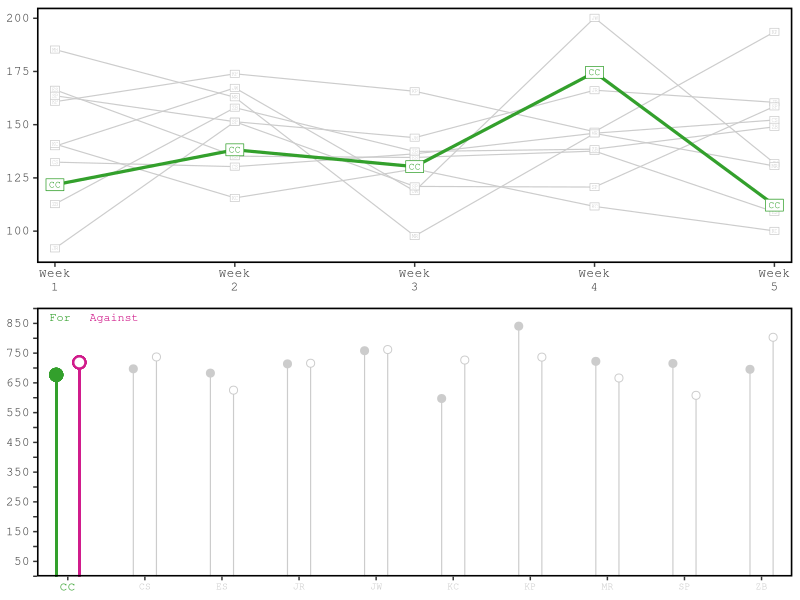
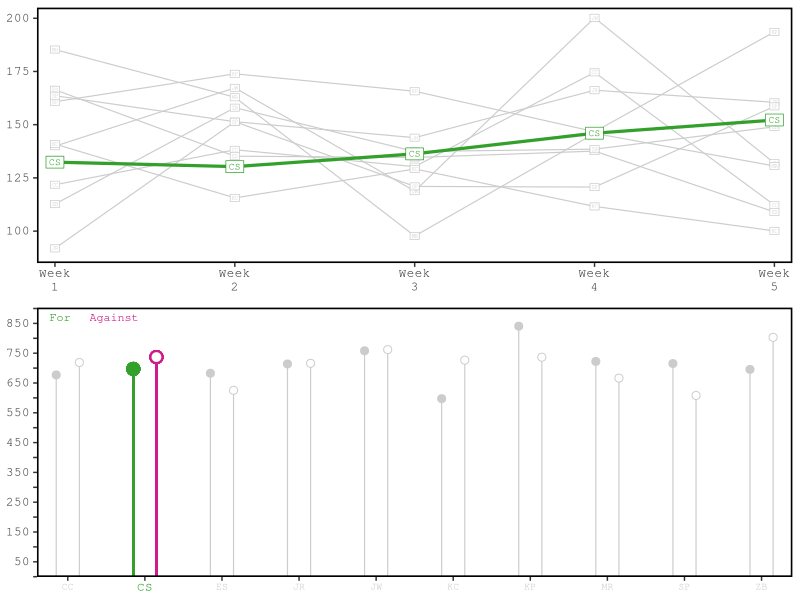
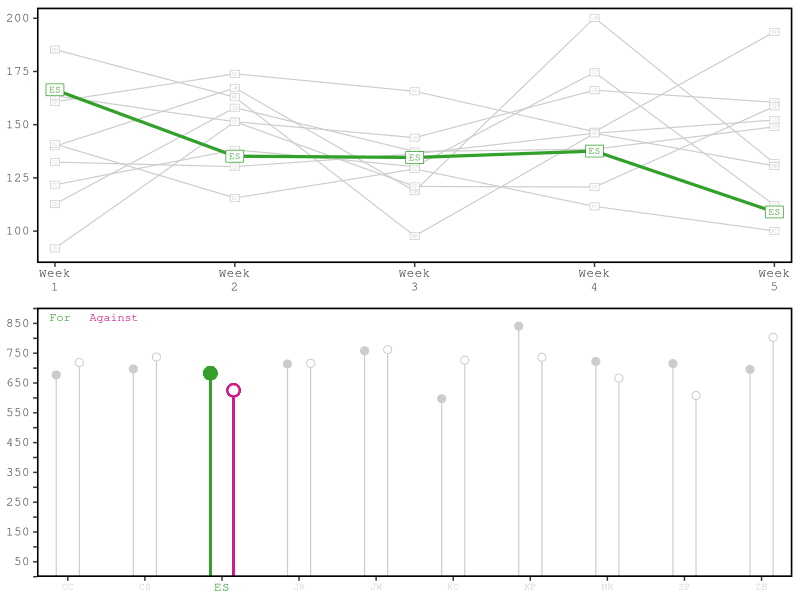
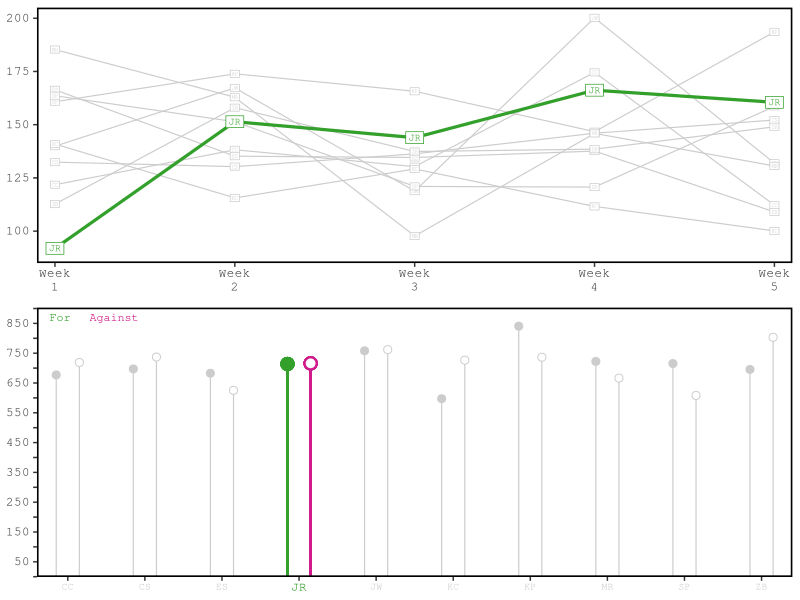
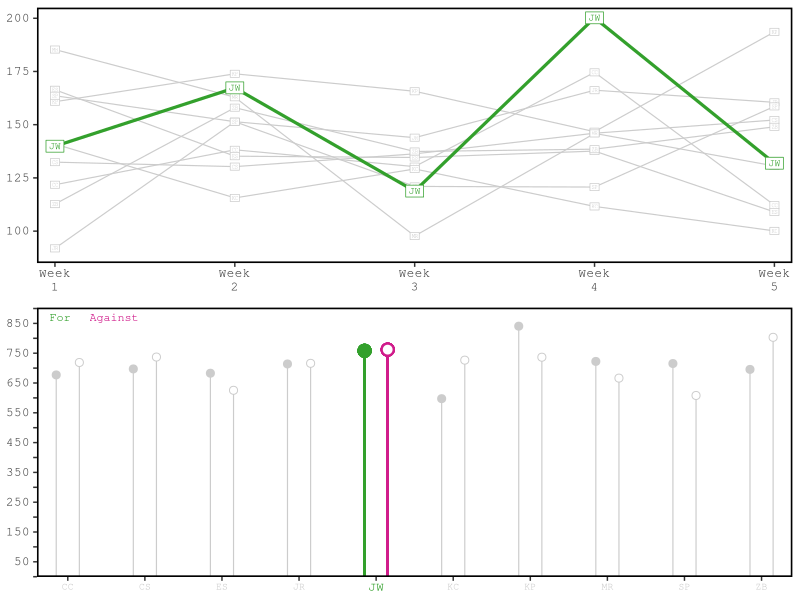
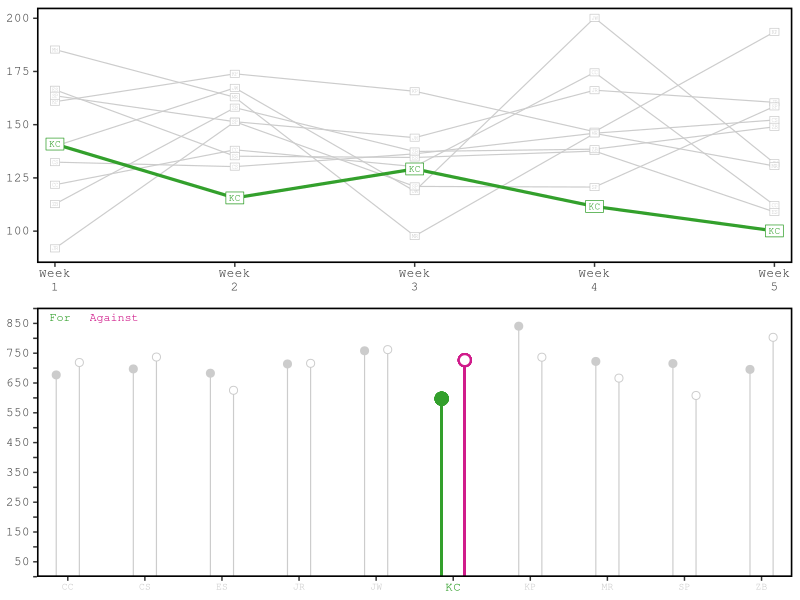
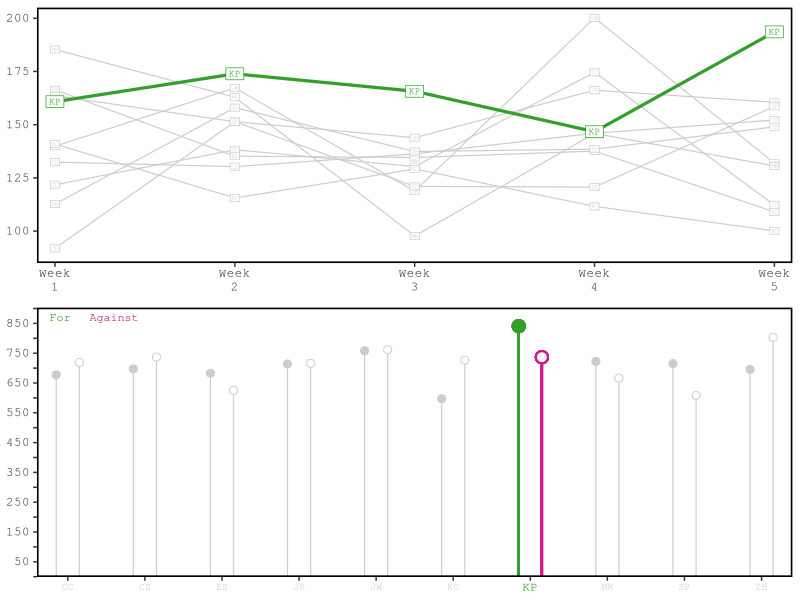
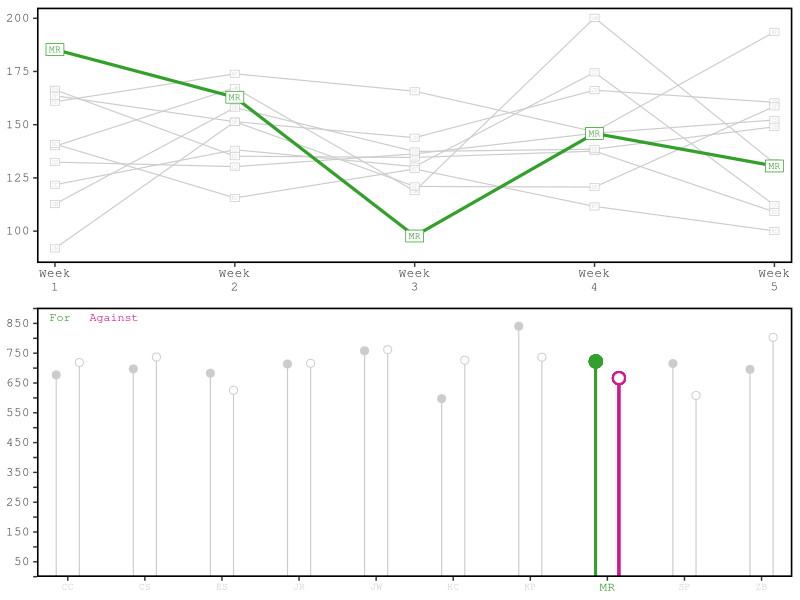

Reproduce these figures in R, in order. (Note: this script raises an error after producing the figures.)
# packages required for this file to 'Source'
# "ggplot2"
# "ggpubr"

#########################################
################ Fantasy ################
#########################################

# CC CS ES JR JW KC KP MR SP ZB

# universal - dynamic
week <- c(1,2,3,4,5)
line.x.labs <- c("Week\n1","Week\n2","Week\n3","Week\n4","Week\n5")
line.x.lims <- c(1,5)
line.x.brks <- c(1,2,3,4,5)
line.y.lims <- c(85, 205)
line.y.brks <- c(100, 125, 150, 175, 200)
lol.y.lims <- c(-1, 903)
lol.y.brks <- c(0, 50, 100, 150, 200, 250, 300, 350, 400, 450, 500, 550, 600, 650, 700, 750, 800, 850, 900)
lol.y.labs <- c("", "50", "", "150", "", "250", "", "350", "", "450", "", "550", "", "650", "", "750", "", "850", "")
lol.y.for <- 870
lol.y.agnst <- 870

# universal - static
teams <- c("CC", "CS", "ES", "JR", "JW", "KC", "KP", "MR", "SP", "ZB")

#
# CC
# Mr. Robinson
# create vectors for team-based data.frame
cc.team <- "CC"
cc.win <- c(0, 1, 0, 1, 0)
cc.loss <- c(1, 0, 1, 0, 1)

cc.pts <- c(121.8, 138.2, 130.3, 174.6, 112.2)
cc.bench.pts <- c(55, 60.1, 44, 59.5, 71.2)

cc.opp <- c("KC", "ES", "ZB", "KP", "SP")
cc.opp.pts <- c(140.9, 135.2, 137.4, 146.7, 158.6)
cc.bench.opp.pts <- c(52.9, 59.9, 53.3, 93.4, 51.8)

# create data.frame from the vectors
cc.team.df <- data.frame("Week"=week, "Team"=cc.team, "Win"=cc.win, "Loss"=cc.loss, "Points"=cc.pts,
                         "Bench.Points"=cc.bench.pts, "Opponent"=cc.opp, "Opp.Points"=cc.opp.pts,
                         "Opp.Bench.Points"=cc.bench.opp.pts)


#
# CS
# Matt Top Swartz Bottom
# create vectors for team-based data.frame
cs.team <- "CS"
cs.win <- c(0, 0, 0, 1, 1)
cs.loss <- c(1, 1, 1, 0, 0)

cs.pts <- c(132.4, 130.3, 136.3, 146, 152.2)
cs.bench.pts <- c(62, 48.2, 32.9, 75.7, 39.3)

cs.opp <- c("KP", "MR", "JR", "ES", "JW")
cs.opp.pts <- c(160.8, 162.9, 143.9, 137.6, 131.9)
cs.bench.opp.pts <- c(56.5, 31.4, 33.6, 60, 43.9)


# create data.frame from the vectors
cs.team.df <- data.frame("Week"=week, "Team"=cs.team, "Win"=cs.win, "Loss"=cs.loss, "Points"=cs.pts,
                         "Bench.Points"=cs.bench.pts, "Opponent"=cs.opp, "Opp.Points"=cs.opp.pts,
                         "Opp.Bench.Points"=cs.bench.opp.pts)

#
# ES
# If It Fitz It Ships
# create vectors for team-based data.frame
es.team <- "ES"
es.win <- c(1, 0, 1, 0, 0)
es.loss <- c(0, 1, 0, 1, 1)

es.pts <- c(166.4, 135.2, 134.6, 137.6, 109)
es.bench.pts <- c(37.9, 59.9, 61.9, 60, 45.3)

es.opp <- c("JR", "CC", "JW", "CS", "MR")
es.opp.pts <- c(91.9, 138.2, 118.8, 146, 130.6)
es.bench.opp.pts <- c(41.8, 60.1, 90.4, 75.7, 76.6)

# create data.frame from the vectors
es.team.df <- data.frame("Week"=week, "Team"=es.team, "Win"=es.win, "Loss"=es.loss, "Points"=es.pts,
                         "Bench.Points"=es.bench.pts, "Opponent"=es.opp, "Opp.Points"=es.opp.pts,
                         "Opp.Bench.Points"=es.bench.opp.pts)

#
# JR
# Kareem Pie
# create vectors for team-based data.frame
jr.team <- "JR"
jr.win <- c(0, 0, 1, 1, 1)
jr.loss <- c(1, 1, 0, 0, 0)

jr.pts <- c(91.9, 151.4, 143.9, 166.2, 160.5)
jr.bench.pts <- c(48.8, 62.5, 33.6, 42.1, 56.1)

jr.opp <- c("ES", "JW", "CS", "MR", "KC")
jr.opp.pts <- c(166.4, 167.3, 136.3, 145.9, 100.1)
jr.bench.opp.pts <- c(37.9, 71.2, 32.9, 42.3, 34.8)

# create data.frame from the vectors
jr.team.df <- data.frame("Week"=week, "Team"=jr.team, "Win"=jr.win, "Loss"=jr.loss, "Points"=jr.pts, 
                         "Bench.Points"=jr.bench.pts, "Opponent"=jr.opp, "Opp.Points"=jr.opp.pts,
                         "Opp.Bench.Points"=jr.bench.opp.pts)

#
# JW
# Team Lunesta
# create vectors for team-based data.frame
jw.team <- "JW"
jw.win <- c(0, 1, 0, 1, 0)
jw.loss <- c(1, 0, 1, 0, 1)

jw.pts <- c(139.9, 167.3, 118.8, 200.2, 131.9)
jw.bench.pts <- c(70.2, 71.2, 90.4, 93.7, 43.9)

jw.opp <- c("MR", "JR", "ES", "ZB", "CS")
jw.opp.pts <- c(185.3, 151.4, 134.6, 138.5, 152.2)
jw.bench.opp.pts <- c(35.2, 62.5, 61.9, 30.9, 39.3)

# create data.frame from the vectors
jw.team.df <- data.frame("Week"=week, "Team"=jw.team, "Win"=jw.win, "Loss"=jw.loss, "Points"=jw.pts,
                         "Bench.Points"=jw.bench.pts, "Opponent"=jw.opp, "Opp.Points"=jw.opp.pts,
                         "Opp.Bench.Points"=jw.bench.opp.pts)

#
# KC
# Mr. Rodgers Neighborhood
# create vectors for team-based data.frame
kc.team <- "KC"
kc.win <- c(1, 0, 0, 0, 0)
kc.loss <- c(0, 1, 1, 1, 1)

kc.pts <- c(140.9, 115.6, 129.2, 111.6, 100.1)
kc.bench.pts <- c(52.9, 87.4, 52.7, 100.6, 34.8)

kc.opp <- c("CC", "ZB", "KP", "SP", "JR")
kc.opp.pts <- c(121.8, 158, 165.7, 120.7, 160.5)
kc.bench.opp.pts <- c(55, 110.4, 34.7, 24, 56.1)

# create data.frame from the vectors
kc.team.df <- data.frame("Week"=week, "Team"=kc.team, "Win"=kc.win, "Loss"=kc.loss, "Points"=kc.pts,
                         "Bench.Points"=kc.bench.pts, "Opponent"=kc.opp, "Opp.Points"=kc.opp.pts,
                         "Opp.Bench.Points"=kc.bench.opp.pts)

#
# KP
# The Gordon Gurls
# create vectors for team-based data.frame
kp.team <- "KP"
kp.win <- c(1, 1, 1, 0, 1)
kp.loss <- c(0, 0, 0, 1, 0)

kp.pts <- c(160.8, 173.9, 165.7, 146.7, 193.6)
kp.bench.pts <- c(56.5, 59.2, 34.7, 93.4, 69.2)

kp.opp <- c("CS", "SP", "KC", "CC", "ZB")
kp.opp.pts <- c(132.4, 151.4, 129.2, 174.6, 149)
kp.bench.opp.pts <- c(62, 52.7, 52.7, 59.5, 37.5)

# create data.frame from the vectors
kp.team.df <- data.frame("Week"=week, "Team"=kp.team, "Win"=kp.win, "Loss"=kp.loss, "Points"=kp.pts,
                         "Bench.Points"=kp.bench.pts, "Opponent"=kp.opp, "Opp.Points"=kp.opp.pts,
                         "Opp.Bench.Points"=kp.bench.opp.pts)

#
# MR
# Big Johnson
# create vectors for team-based data.frame
mr.team <- "MR"
mr.win <- c(1, 1, 0, 0, 1)
mr.loss <- c(0, 0, 1, 1, 0)

mr.pts <- c(185.3, 162.9, 97.7, 145.9, 130.6)
mr.bench.pts <- c(35.2, 31.4, 51.8, 42.3, 76.6)

mr.opp <- c("JW", "ES", "SP", "JR", "ES")
mr.opp.pts <- c(139.9, 130.3, 121, 166.2, 109)
mr.bench.opp.pts <- c(70.2, 48.2, 86, 42.1, 45.3)

# create data.frame from the vectors
mr.team.df <- data.frame("Week"=week, "Team"=mr.team, "Win"=mr.win, "Loss"=mr.loss, "Points"=mr.pts,
                         "Bench.Points"=mr.bench.pts, "Opponent"=mr.opp, "Opp.Points"=mr.opp.pts,
                         "Opp.Bench.Points"=mr.bench.opp.pts)

#
# SP
# maHomes Alone
# create vectors for team-based data.frame
sp.team <- "SP"
sp.win <- c(1, 0, 1, 1, 1)
sp.loss <- c(0, 1, 0, 0, 0)

sp.pts <- c(163.6, 151.4, 121, 120.7, 158.6)
sp.bench.pts <- c(68.5, 52.7, 86, 24, 51.8)

sp.opp <- c("ZB", "KP", "MR", "KC", "CC")
sp.opp.pts <- c(112.7, 173.9, 97.7, 111.6, 112.2)
sp.bench.opp.pts <- c(72.4, 59.2, 51.8, 100.6, 71.2)

# create data.frame from the vectors
sp.team.df <- data.frame("Week"=week, "Team"=sp.team, "Win"=sp.win, "Loss"=sp.loss, "Points"=sp.pts,
                         "Bench.Points"=sp.bench.pts, "Opponent"=sp.opp, "Opp.Points"=sp.opp.pts,
                         "Opp.Bench.Points"=sp.bench.opp.pts)

#
# ZB
# Fitz Magic
# create vectors for team-based data.frame
zb.team <- "ZB"
zb.win <- c(0, 1, 1, 0, 0)
zb.loss <- c(1, 0, 0, 1, 1)

zb.pts <- c(112.7, 158, 137.4, 138.5, 149)
zb.bench.pts <- c(72.4, 110.4, 53.3, 30.9, 37.5)

zb.opp <- c("SP", "KC", "CC", "JW", "KP")
zb.opp.pts <- c(163.6, 115.6, 130.3, 200.2, 193.6)
zb.bench.opp.pts <- c(68.5, 87.4, 44, 93.7, 69.2)

# create data.frame from the vectors
zb.team.df <- data.frame("Week"=week, "Team"=zb.team, "Win"=zb.win, "Loss"=zb.loss, "Points"=zb.pts,
                         "Bench.Points"=zb.bench.pts, "Opponent"=zb.opp, "Opp.Points"=zb.opp.pts,
                         "Opp.Bench.Points"=zb.bench.opp.pts)

#
# Master
# create a master data.frame from each team's data.frame
master.team.df <- rbind(cc.team.df, cs.team.df, es.team.df, jr.team.df, jw.team.df, 
                        kc.team.df, kp.team.df, mr.team.df, sp.team.df, zb.team.df)

# dick with stats
cc.tot.pts <- sum(cc.pts)
cc.tot.bench.pts <- sum(cc.bench.pts)
cc.tot.opp.pts <- sum(cc.opp.pts)
cc.tot.bench.opp.pts <- sum(cc.bench.opp.pts)

cs.tot.pts <- sum(cs.pts)
cs.tot.bench.pts <- sum(cs.bench.pts)
cs.tot.opp.pts <- sum(cs.opp.pts)
cs.tot.bench.opp.pts <- sum(cs.bench.opp.pts)

es.tot.pts <- sum(es.pts)
es.tot.bench.pts <- sum(es.bench.pts)
es.tot.opp.pts <- sum(es.opp.pts)
es.tot.bench.opp.pts <- sum(es.bench.opp.pts)

jr.tot.pts <- sum(jr.pts)
jr.tot.bench.pts <- sum(jr.bench.pts)
jr.tot.opp.pts <- sum(jr.opp.pts)
jr.tot.bench.opp.pts <- sum(jr.bench.opp.pts)

jw.tot.pts <- sum(jw.pts)
jw.tot.bench.pts <- sum(jw.bench.pts)
jw.tot.opp.pts <- sum(jw.opp.pts)
jw.tot.bench.opp.pts <- sum(jw.bench.opp.pts)

kc.tot.pts <- sum(kc.pts)
kc.tot.bench.pts <- sum(kc.bench.pts)
kc.tot.opp.pts <- sum(kc.opp.pts)
kc.tot.bench.opp.pts <- sum(kc.bench.opp.pts)

kp.tot.pts <- sum(kp.pts)
kp.tot.bench.pts <- sum(kp.bench.pts)
kp.tot.opp.pts <- sum(kp.opp.pts)
kp.tot.bench.opp.pts <- sum(kp.bench.opp.pts)

mr.tot.pts <- sum(mr.pts)
mr.tot.bench.pts <- sum(mr.bench.pts)
mr.tot.opp.pts <- sum(mr.opp.pts)
mr.tot.bench.opp.pts <- sum(mr.bench.opp.pts)

sp.tot.pts <- sum(sp.pts)
sp.tot.bench.pts <- sum(sp.bench.pts)
sp.tot.opp.pts <- sum(sp.opp.pts)
sp.tot.bench.opp.pts <- sum(sp.bench.opp.pts)

zb.tot.pts <- sum(zb.pts)
zb.tot.bench.pts <- sum(zb.bench.pts)
zb.tot.opp.pts <- sum(zb.opp.pts)
zb.tot.bench.opp.pts <- sum(zb.bench.opp.pts)

# load required package
require("ggplot2")

# ggplot custom theme
gg.theme <- function(ggplot=ggplot, axis.text.x.size, axis.text.y.size){
  # internal checks to ensure correct input classes
  if(!inherits(ggplot, "ggplot")){
    stop("ggplot must be class 'ggplot'")
  }
  gg.theme <- ggplot +
    # global theme
    theme_bw() +
    # blank legend
    theme(legend.position="none") +
    # blank the plot background/grids, bold the border
    theme(panel.grid.major=element_blank(),
          panel.grid.minor=element_blank(),
          panel.border=element_rect(fill=NA, size=1.1, color="black")) +
    # axis parameters
    theme(axis.title=element_blank(),
          axis.text.x=element_text(size=axis.text.x.size),
          axis.text.y=element_text(size=axis.text.y.size)) +
    # global font family for the plot
    theme(text=element_text(family="Courier"))
  return(gg.theme)
}

#
# Panel A = Line plots

# ggplot
master.line.p <- ggplot(data=master.team.df, aes(x=Week, y=Points, group=Team)) +
  geom_line(color="#cccccc", size=0.4) +
  geom_label(aes(label=Team), label.r=unit(0,"mm"), label.padding=unit(0.4,"mm"),
            vjust="middle", hjust="middle", family="Courier", color="#cccccc", size=1.4) +
  scale_x_continuous(limits=line.x.lims, breaks=line.x.brks, labels=line.x.labs, expand=c(0,0.1)) +
  scale_y_continuous(limits=line.y.lims, breaks=line.y.brks, expand=c(0,0))
 
# CC
cc.line.p <- gg.theme(ggplot=master.line.p, axis.text.x.size=9, axis.text.y.size=9) +
  geom_path(inherit.aes=FALSE, data=cc.team.df, x=cc.team.df$Week, y=cc.team.df$Points, size=1.1, color="#33a02c") +
  geom_label(inherit.aes=FALSE, data=cc.team.df, x=cc.team.df$Week, y=cc.team.df$Points, label=cc.team.df$Team,
             label.r=unit(0,"mm"), label.padding=unit(0.75,"mm"),
             vjust="middle", hjust="middle", family="Courier",
             size=2.4, color="#33a02c")

# CS
cs.line.p <- gg.theme(ggplot=master.line.p, axis.text.x.size=9, axis.text.y.size=9) +
  geom_path(inherit.aes=FALSE, data=cs.team.df, x=cs.team.df$Week, y=cs.team.df$Points, size=1.1, color="#33a02c") +
  geom_label(inherit.aes=FALSE, data=cs.team.df, x=cs.team.df$Week, y=cs.team.df$Points, label=cs.team.df$Team,
             label.r=unit(0,"mm"), label.padding=unit(0.75,"mm"),
             vjust="middle", hjust="middle", family="Courier",
             size=2.4, color="#33a02c")

# ES
es.line.p <- gg.theme(ggplot=master.line.p, axis.text.x.size=9, axis.text.y.size=9) +
  geom_path(inherit.aes=FALSE, data=es.team.df, x=es.team.df$Week, y=es.team.df$Points, size=1.1, color="#33a02c") +
  geom_label(inherit.aes=FALSE, data=es.team.df, x=es.team.df$Week, y=es.team.df$Points, label=es.team.df$Team,
             label.r=unit(0,"mm"), label.padding=unit(0.75,"mm"),
             vjust="middle", hjust="middle", family="Courier",
             size=2.4, color="#33a02c")

# JR
jr.line.p <- gg.theme(ggplot=master.line.p, axis.text.x.size=9, axis.text.y.size=9) +
  geom_path(inherit.aes=FALSE, data=jr.team.df, x=jr.team.df$Week, y=jr.team.df$Points, size=1.1, color="#33a02c") +
  geom_label(inherit.aes=FALSE, data=jr.team.df, x=jr.team.df$Week, y=jr.team.df$Points, label=jr.team.df$Team,
             label.r=unit(0,"mm"), label.padding=unit(0.75,"mm"),
             vjust="middle", hjust="middle", family="Courier",
             size=2.4, color="#33a02c")

# JW
jw.line.p <- gg.theme(ggplot=master.line.p, axis.text.x.size=9, axis.text.y.size=9) +
  geom_path(inherit.aes=FALSE, data=jw.team.df, x=jw.team.df$Week, y=jw.team.df$Points, size=1.1, color="#33a02c") +
  geom_label(inherit.aes=FALSE, data=jw.team.df, x=jw.team.df$Week, y=jw.team.df$Points, label=jw.team.df$Team,
             label.r=unit(0,"mm"), label.padding=unit(0.75,"mm"),
             vjust="middle", hjust="middle", family="Courier",
             size=2.4, color="#33a02c")

# KC
kc.line.p <- gg.theme(ggplot=master.line.p, axis.text.x.size=9, axis.text.y.size=9) +
  geom_path(inherit.aes=FALSE, data=kc.team.df, x=kc.team.df$Week, y=kc.team.df$Points, size=1.1, color="#33a02c") +
  geom_label(inherit.aes=FALSE, data=kc.team.df, x=kc.team.df$Week, y=kc.team.df$Points, label=kc.team.df$Team,
             label.r=unit(0,"mm"), label.padding=unit(0.75,"mm"),
             vjust="middle", hjust="middle", family="Courier",
             size=2.4, color="#33a02c")

# KP
kp.line.p <- gg.theme(ggplot=master.line.p, axis.text.x.size=9, axis.text.y.size=9) +
  geom_path(inherit.aes=FALSE, data=kp.team.df, x=kp.team.df$Week, y=kp.team.df$Points, size=1.1, color="#33a02c") +
  geom_label(inherit.aes=FALSE, data=kp.team.df, x=kp.team.df$Week, y=kp.team.df$Points, label=kp.team.df$Team,
             label.r=unit(0,"mm"), label.padding=unit(0.75,"mm"),
             vjust="middle", hjust="middle", family="Courier",
             size=2.4, color="#33a02c")

# MR
mr.line.p <- gg.theme(ggplot=master.line.p, axis.text.x.size=9, axis.text.y.size=9) +
  geom_path(inherit.aes=FALSE, data=mr.team.df, x=mr.team.df$Week, y=mr.team.df$Points, size=1.1, color="#33a02c") +
  geom_label(inherit.aes=FALSE, data=mr.team.df, x=mr.team.df$Week, y=mr.team.df$Points, label=mr.team.df$Team,
             label.r=unit(0,"mm"), label.padding=unit(0.75,"mm"),
             vjust="middle", hjust="middle", family="Courier",
             size=2.4, color="#33a02c")

# SP
sp.line.p <- gg.theme(ggplot=master.line.p, axis.text.x.size=9, axis.text.y.size=9) +
  geom_path(inherit.aes=FALSE, data=sp.team.df, x=sp.team.df$Week, y=sp.team.df$Points, size=1.1, color="#33a02c") +
  geom_label(inherit.aes=FALSE, data=sp.team.df, x=sp.team.df$Week, y=sp.team.df$Points, label=sp.team.df$Team,
             label.r=unit(0,"mm"), label.padding=unit(0.75,"mm"),
             vjust="middle", hjust="middle", family="Courier",
             size=2.4, color="#33a02c")

# ZB
zb.line.p <- gg.theme(ggplot=master.line.p, axis.text.x.size=9, axis.text.y.size=9) +
  geom_path(inherit.aes=FALSE, data=zb.team.df, x=zb.team.df$Week, y=zb.team.df$Points, size=1.1, color="#33a02c") +
  geom_label(inherit.aes=FALSE, data=zb.team.df, x=zb.team.df$Week, y=zb.team.df$Points, label=zb.team.df$Team,
             label.r=unit(0,"mm"), label.padding=unit(0.75,"mm"),
             vjust="middle", hjust="middle", family="Courier",
             size=2.4, color="#33a02c")

#
# Panel B = Lollipop plots

# create data.frames
master.tot.pts <- data.frame("x"=c(1:10), "Team"=teams,
                            "y"=c(cc.tot.pts, cs.tot.pts, es.tot.pts, jr.tot.pts, jw.tot.pts,
                                  kc.tot.pts, kp.tot.pts, mr.tot.pts, sp.tot.pts, zb.tot.pts))
master.tot.opp.pts <- data.frame("x"=c(1:10), "Team"=teams,
                             "y"=c(cc.tot.opp.pts, cs.tot.opp.pts, es.tot.opp.pts, jr.tot.opp.pts, jw.tot.opp.pts,
                                   kc.tot.opp.pts, kp.tot.opp.pts, mr.tot.opp.pts, sp.tot.opp.pts, zb.tot.opp.pts))
master.tot.bench.pts <- data.frame("x"=c(1:10), "Team"=teams,
                             "y"=c(cc.tot.bench.pts, cs.tot.bench.pts, es.tot.bench.pts, jr.tot.bench.pts, jw.tot.bench.pts,
                                   kc.tot.bench.pts, kp.tot.bench.pts, mr.tot.bench.pts, sp.tot.bench.pts, zb.tot.bench.pts))
master.tot.bench.opp.pts <- data.frame("x"=c(1:10), "Team"=teams,
                                 "y"=c(cc.tot.bench.opp.pts, cs.tot.bench.opp.pts, es.tot.bench.opp.pts, jr.tot.bench.opp.pts, jw.tot.bench.opp.pts,
                                       kc.tot.bench.opp.pts, kp.tot.bench.opp.pts, mr.tot.bench.opp.pts, sp.tot.bench.opp.pts, zb.tot.bench.opp.pts))

# ggplot
master.lol.pts.p <- ggplot(data=master.tot.pts, aes(x=x, y=y)) +
  geom_segment(aes(x=x-0.15, xend=x-0.15, y=-0.1, yend=y), alpha=1, color="#cccccc", size=0.4) +
  geom_point((aes(x=x-0.15, y=y)), alpha=1, color="#cccccc", fill="#cccccc", shape=21, stroke=0.5, size=2.4) +
  geom_segment(inherit.aes=FALSE, data=master.tot.opp.pts, x=master.tot.opp.pts$x+0.15,
               xend=master.tot.opp.pts$x+0.15, y=-0.1, yend=master.tot.opp.pts$y,
               alpha=1, color="#cccccc", size=0.4) +
  geom_point(inherit.aes=FALSE, data=master.tot.opp.pts, x=master.tot.opp.pts$x+0.15,
             y=master.tot.opp.pts$y, alpha=1, color="#cccccc", fill="white", shape=21, stroke=0.5, size=2.4) +
  annotate("text", family="Courier", label="For", color="#33a02c", y=lol.y.for, x=0.9, size=3) +
  annotate("text", family="Courier", label="Against", color="#d01c8b", y=lol.y.agnst, x=1.6, size=3) +
  scale_x_continuous(limits=c(0.7,10.3), breaks=c(1:10), labels=teams, expand=c(0,0.1)) +
  scale_y_continuous(limits=lol.y.lims, breaks=lol.y.brks, labels=lol.y.labs, expand=c(0,0))

# CC
cc.lol.pts.p <- gg.theme(ggplot=master.lol.pts.p, axis.text.x.size=9, axis.text.y.size=9) +
  geom_segment(inherit.aes=FALSE, x=0.85, xend=0.85, y=-0.1, yend=cc.tot.pts,alpha=1, color="#33a02c", size=0.8) +
  geom_point(inherit.aes=FALSE, x=0.85, y=cc.tot.pts, alpha=1, color="#33a02c", fill="#33a02c", shape=21, stroke=1.1, size=3.3) +
  geom_segment(inherit.aes=FALSE, x=1.15, xend=1.15, y=-0.1, yend=cc.tot.opp.pts,alpha=1, color="#d01c8b", size=0.8) +
  geom_point(inherit.aes=FALSE, x=1.15, y=cc.tot.opp.pts,alpha=1, color="#d01c8b", fill="white", shape=21, stroke=1.1, size=3.3) +
  theme(axis.text.x=element_text(size=c(9,7,7,7,7,7,7,7,7,7), color=c("#33a02c","#cccccc","#cccccc","#cccccc","#cccccc",
                                                                      "#cccccc","#cccccc","#cccccc","#cccccc","#cccccc")))

# CS
cs.lol.pts.p <- gg.theme(ggplot=master.lol.pts.p, axis.text.x.size=9, axis.text.y.size=9) +
  geom_segment(inherit.aes=FALSE, x=1.85, xend=1.85, y=-0.1, yend=cs.tot.pts, alpha=1, color="#33a02c", size=0.8) +
  geom_point(inherit.aes=FALSE, x=1.85, y=cs.tot.pts, alpha=1, color="#33a02c", fill="#33a02c", shape=21, stroke=1.1, size=3.3) +
  geom_segment(inherit.aes=FALSE, x=2.15, xend=2.15, y=-0.1, yend=cs.tot.opp.pts, alpha=1, color="#d01c8b", size=0.8) +
  geom_point(inherit.aes=FALSE, x=2.15, y=cs.tot.opp.pts, alpha=1, color="#d01c8b", fill="white", shape=21, stroke=1.1, size=3.3) +
  theme(axis.text.x=element_text(size=c(7,9,7,7,7,7,7,7,7,7), color=c("#cccccc","#33a02c","#cccccc","#cccccc","#cccccc",
                                                                      "#cccccc","#cccccc","#cccccc","#cccccc","#cccccc")))

# ES
es.lol.pts.p <- gg.theme(ggplot=master.lol.pts.p, axis.text.x.size=9, axis.text.y.size=9) +
  geom_segment(inherit.aes=FALSE, x=2.85, xend=2.85, y=-0.1, yend=es.tot.pts, alpha=1, color="#33a02c", size=0.8) +
  geom_point(inherit.aes=FALSE, x=2.85, y=es.tot.pts, alpha=1, color="#33a02c", fill="#33a02c", shape=21, stroke=1.1, size=3.3) +
  geom_segment(inherit.aes=FALSE, x=3.15, xend=3.15, y=-0.1, yend=es.tot.opp.pts, alpha=1, color="#d01c8b", size=0.8) +
  geom_point(inherit.aes=FALSE, x=3.15, y=es.tot.opp.pts, alpha=1, color="#d01c8b", fill="white", shape=21, stroke=1.1, size=3.3) +
  theme(axis.text.x=element_text(size=c(7,7,9,7,7,7,7,7,7,7), color=c("#cccccc","#cccccc","#33a02c","#cccccc","#cccccc",
                                                                      "#cccccc","#cccccc","#cccccc","#cccccc","#cccccc")))

# JR
jr.lol.pts.p <- gg.theme(ggplot=master.lol.pts.p, axis.text.x.size=9, axis.text.y.size=9) +
  geom_segment(inherit.aes=FALSE, x=3.85, xend=3.85, y=-0.1, yend=jr.tot.pts, alpha=1, color="#33a02c", size=0.8) +
  geom_point(inherit.aes=FALSE, x=3.85, y=jr.tot.pts, alpha=1, color="#33a02c", fill="#33a02c", shape=21, stroke=1.1, size=3.3) +
  geom_segment(inherit.aes=FALSE, x=4.15, xend=4.15, y=-0.1, yend=jr.tot.opp.pts, alpha=1, color="#d01c8b", size=0.8) +
  geom_point(inherit.aes=FALSE, x=4.15, y=jr.tot.opp.pts, alpha=1, color="#d01c8b", fill="white", shape=21, stroke=1.1, size=3.3) +
  theme(axis.text.x=element_text(size=c(7,7,7,9,7,7,7,7,7,7), color=c("#cccccc","#cccccc","#cccccc","#33a02c","#cccccc",
                                                                      "#cccccc","#cccccc","#cccccc","#cccccc","#cccccc")))

# JW
jw.lol.pts.p <- gg.theme(ggplot=master.lol.pts.p, axis.text.x.size=9, axis.text.y.size=9) +
  geom_segment(inherit.aes=FALSE, x=4.85, xend=4.85, y=-0.1, yend=jw.tot.pts, alpha=1, color="#33a02c", size=0.8) +
  geom_point(inherit.aes=FALSE, x=4.85, y=jw.tot.pts, alpha=1, color="#33a02c", fill="#33a02c", shape=21, stroke=1.1, size=3.3) +
  geom_segment(inherit.aes=FALSE, x=5.15, xend=5.15, y=-0.1, yend=jw.tot.opp.pts, alpha=1, color="#d01c8b", size=0.8) +
  geom_point(inherit.aes=FALSE, x=5.15, y=jw.tot.opp.pts, alpha=1, color="#d01c8b", fill="white", shape=21, stroke=1.1, size=3.3) +
  theme(axis.text.x=element_text(size=c(7,7,7,7,9,7,7,7,7,7), color=c("#cccccc","#cccccc","#cccccc","#cccccc","#33a02c",
                                                                      "#cccccc","#cccccc","#cccccc","#cccccc","#cccccc")))

# KC
kc.lol.pts.p <- gg.theme(ggplot=master.lol.pts.p, axis.text.x.size=9, axis.text.y.size=9) +
  geom_segment(inherit.aes=FALSE, x=5.85, xend=5.85, y=-0.1, yend=kc.tot.pts, alpha=1, color="#33a02c", size=0.8) +
  geom_point(inherit.aes=FALSE, x=5.85, y=kc.tot.pts, alpha=1, color="#33a02c", fill="#33a02c", shape=21, stroke=1.1, size=3.3) +
  geom_segment(inherit.aes=FALSE, x=6.15, xend=6.15, y=-0.1, yend=kc.tot.opp.pts,  alpha=1, color="#d01c8b", size=0.8) +
  geom_point(inherit.aes=FALSE, x=6.15, y=kc.tot.opp.pts, alpha=1, color="#d01c8b", fill="white", shape=21, stroke=1.1, size=3.3) +
  theme(axis.text.x=element_text(size=c(7,7,7,7,7,9,7,7,7,7), color=c("#cccccc","#cccccc","#cccccc","#cccccc","#cccccc",
                                                                      "#33a02c","#cccccc","#cccccc","#cccccc","#cccccc")))

# KP
kp.lol.pts.p <- gg.theme(ggplot=master.lol.pts.p, axis.text.x.size=9, axis.text.y.size=9) +
  geom_segment(inherit.aes=FALSE, x=6.85, xend=6.85, y=-0.1, yend=kp.tot.pts, alpha=1, color="#33a02c", size=0.8) +
  geom_point(inherit.aes=FALSE, x=6.85, y=kp.tot.pts, alpha=1, color="#33a02c", fill="#33a02c", shape=21, stroke=1.1, size=3.3) +
  geom_segment(inherit.aes=FALSE, x=7.15, xend=7.15, y=-0.1, yend=kp.tot.opp.pts, alpha=1, color="#d01c8b", size=0.8) +
  geom_point(inherit.aes=FALSE, x=7.15, y=kp.tot.opp.pts, alpha=1, color="#d01c8b", fill="white", shape=21, stroke=1.1, size=3.3) +
  theme(axis.text.x=element_text(size=c(7,7,7,7,7,7,9,7,7,7), color=c("#cccccc","#cccccc","#cccccc","#cccccc","#cccccc",
                                                                      "#cccccc","#33a02c","#cccccc","#cccccc","#cccccc")))

# MR
mr.lol.pts.p <- gg.theme(ggplot=master.lol.pts.p, axis.text.x.size=9, axis.text.y.size=9) +
  geom_segment(inherit.aes=FALSE, x=7.85, xend=7.85, y=-0.1, yend=mr.tot.pts, alpha=1, color="#33a02c", size=0.8) +
  geom_point(inherit.aes=FALSE, x=7.85, y=mr.tot.pts, alpha=1, color="#33a02c", fill="#33a02c", shape=21, stroke=1.1, size=3.3) +
  geom_segment(inherit.aes=FALSE, x=8.15, xend=8.15, y=-0.1, yend=mr.tot.opp.pts, alpha=1, color="#d01c8b", size=0.8) +
  geom_point(inherit.aes=FALSE, x=8.15, y=mr.tot.opp.pts, alpha=1, color="#d01c8b", fill="white", shape=21, stroke=1.1, size=3.3) +
  theme(axis.text.x=element_text(size=c(7,7,7,7,7,7,7,9,7,7), color=c("#cccccc","#cccccc","#cccccc","#cccccc","#cccccc",
                                                                      "#cccccc","#cccccc","#33a02c","#cccccc","#cccccc")))

# SP
sp.lol.pts.p <- gg.theme(ggplot=master.lol.pts.p, axis.text.x.size=9, axis.text.y.size=9) +
  geom_segment(inherit.aes=FALSE, x=8.85, xend=8.85, y=-0.1, yend=sp.tot.pts, alpha=1, color="#33a02c", size=0.8) +
  geom_point(inherit.aes=FALSE, x=8.85, y=sp.tot.pts, alpha=1, color="#33a02c", fill="#33a02c", shape=21, stroke=1.1, size=3.3) +
  geom_segment(inherit.aes=FALSE, x=9.15, xend=9.15, y=-0.1, yend=sp.tot.opp.pts, alpha=1, color="#d01c8b", size=0.8) +
  geom_point(inherit.aes=FALSE, x=9.15, y=sp.tot.opp.pts, alpha=1, color="#d01c8b", fill="white", shape=21, stroke=1.1, size=3.3) +
  theme(axis.text.x=element_text(size=c(7,7,7,7,7,7,7,7,9,7), color=c("#cccccc","#cccccc","#cccccc","#cccccc","#cccccc",
                                                                      "#cccccc","#cccccc","#cccccc","#33a02c","#cccccc")))

# ZB
zb.lol.pts.p <- gg.theme(ggplot=master.lol.pts.p, axis.text.x.size=9, axis.text.y.size=9) +
  geom_segment(inherit.aes=FALSE, x=9.85, xend=9.85, y=-0.1, yend=zb.tot.pts, alpha=1, color="#33a02c", size=0.8) +
  geom_point(inherit.aes=FALSE, x=9.85, y=zb.tot.pts, alpha=1, color="#33a02c", fill="#33a02c", shape=21, stroke=1.1, size=3.3) +
  geom_segment(inherit.aes=FALSE, x=10.15, xend=10.15, y=-0.1, yend=zb.tot.opp.pts, alpha=1, color="#d01c8b", size=0.8) +
  geom_point(inherit.aes=FALSE, x=10.15, y=zb.tot.opp.pts, alpha=1, color="#d01c8b", fill="white", shape=21, stroke=1.1, size=3.3) +
  theme(axis.text.x=element_text(size=c(7,7,7,7,7,7,7,7,7,9), color=c("#cccccc","#cccccc","#cccccc","#cccccc","#cccccc",
                                                                      "#cccccc","#cccccc","#cccccc","#cccccc","#33a02c")))

# using ggpubr, arrange plots into panels
cc <- ggpubr::ggarrange(cc.line.p, cc.lol.pts.p, ncol=1, nrow=2, align="v")
cs <- ggpubr::ggarrange(cs.line.p, cs.lol.pts.p, ncol=1, nrow=2, align="v")
es <- ggpubr::ggarrange(es.line.p, es.lol.pts.p, ncol=1, nrow=2, align="v")
jr <- ggpubr::ggarrange(jr.line.p, jr.lol.pts.p, ncol=1, nrow=2, align="v")
jw <- ggpubr::ggarrange(jw.line.p, jw.lol.pts.p, ncol=1, nrow=2, align="v")
kc <- ggpubr::ggarrange(kc.line.p, kc.lol.pts.p, ncol=1, nrow=2, align="v")
kp <- ggpubr::ggarrange(kp.line.p, kp.lol.pts.p, ncol=1, nrow=2, align="v")
mr <- ggpubr::ggarrange(mr.line.p, mr.lol.pts.p, ncol=1, nrow=2, align="v")
sp <- ggpubr::ggarrange(sp.line.p, sp.lol.pts.p, ncol=1, nrow=2, align="v")
zb <- ggpubr::ggarrange(zb.line.p, zb.lol.pts.p, ncol=1, nrow=2, align="v")

# save plots
setwd("~/Desktop/fantasy/week5/figs/")
ggsave("cc.tiff", plot=cc, dpi=600, width=160, height=160, units="mm", device="tiff", type="cairo", compression="lzw")
ggsave("cs.tiff", plot=cs, dpi=600, width=160, height=160, units="mm", device="tiff", type="cairo", compression="lzw")
ggsave("es.tiff", plot=es, dpi=600, width=160, height=160, units="mm", device="tiff", type="cairo", compression="lzw")
ggsave("jr.tiff", plot=jr, dpi=600, width=160, height=160, units="mm", device="tiff", type="cairo", compression="lzw")
ggsave("jw.tiff", plot=jw, dpi=600, width=160, height=160, units="mm", device="tiff", type="cairo", compression="lzw")
ggsave("kc.tiff", plot=kc, dpi=600, width=160, height=160, units="mm", device="tiff", type="cairo", compression="lzw")
ggsave("kp.tiff", plot=kp, dpi=600, width=160, height=160, units="mm", device="tiff", type="cairo", compression="lzw")
ggsave("mr.tiff", plot=mr, dpi=600, width=160, height=160, units="mm", device="tiff", type="cairo", compression="lzw")
ggsave("sp.tiff", plot=sp, dpi=600, width=160, height=160, units="mm", device="tiff", type="cairo", compression="lzw")
ggsave("zb.tiff", plot=zb, dpi=600, width=160, height=160, units="mm", device="tiff", type="cairo", compression="lzw")
save.image(file="../zzWeek5_WS.Rdata")








